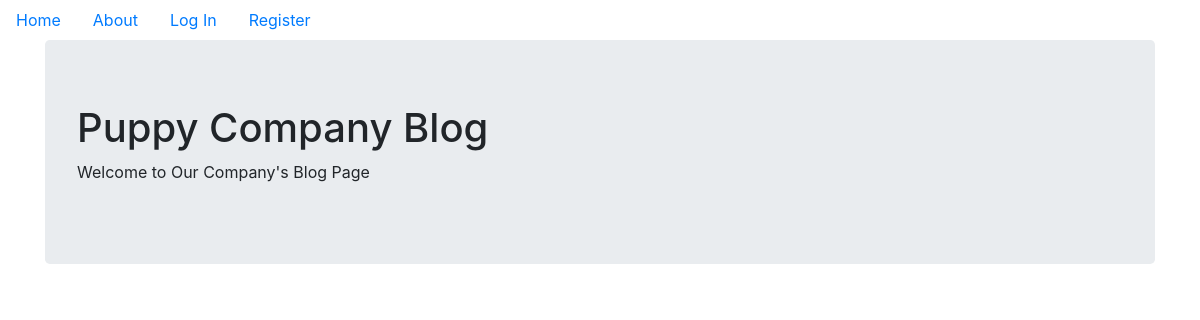
The app's page /, older data.
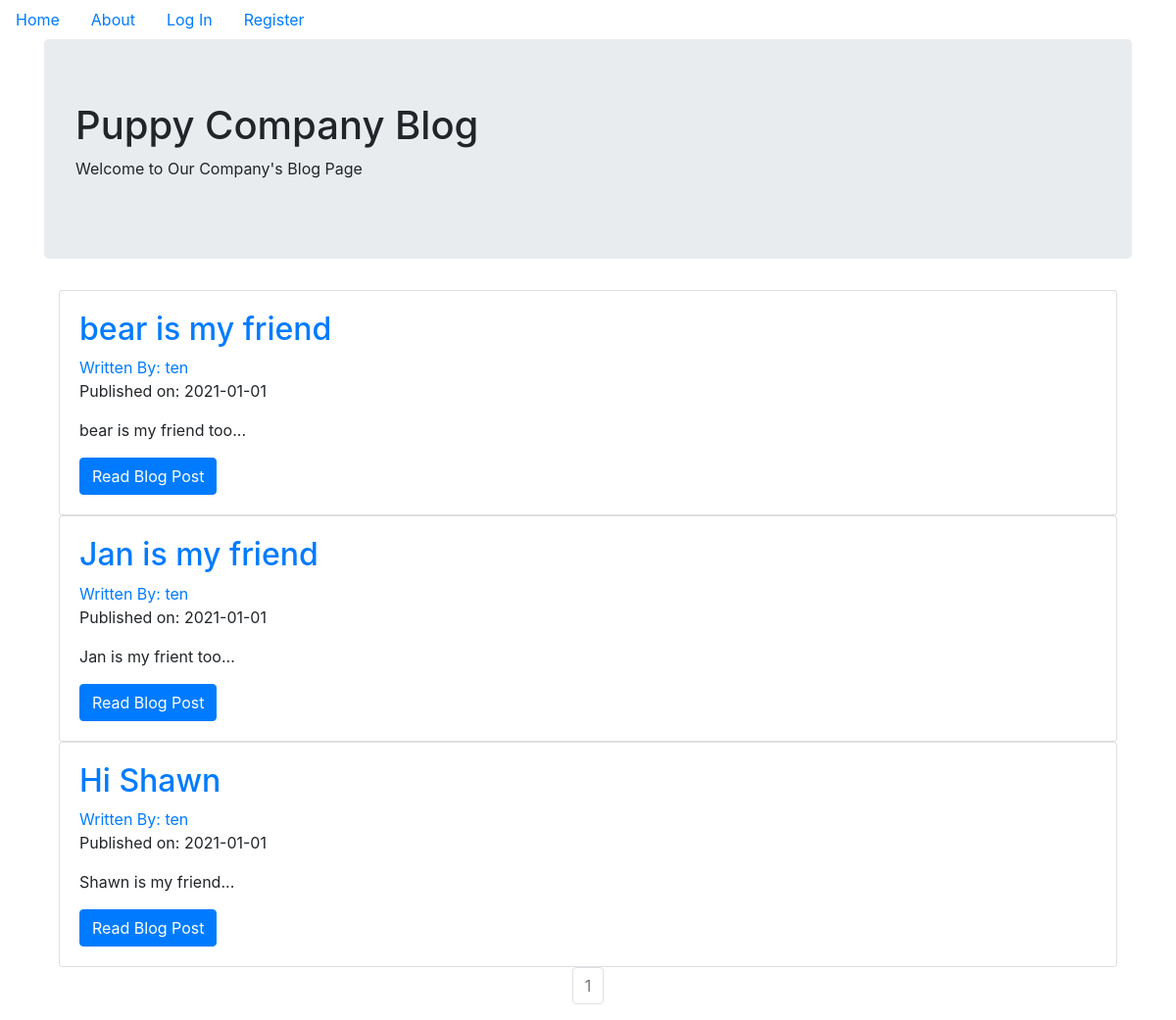
The same page, newer data.
### endofshift/models.py (models this page shows, shortened)
class BlogPost(db.Model):
    users = db.relationship(User)
    id = db.Column(db.Integer,primary_key=True)
    user_id = db.Column(db.Integer,db.ForeignKey('users.id'),nullable=False)
    date = db.Column(db.DateTime,nullable=False,default=datetime.utcnow)
    title = db.Column(db.String(140),nullable=False)
    text = db.Column(db.Text,nullable=False)

class User(db.Model,UserMixin):
    __tablename__= 'users'
    id = db.Column(db.Integer,primary_key=True)
    profile_image = db.Column(db.String(64),nullable=False,default='default_profile.png')
    email = db.Column(db.String(64),unique=True,index=True)
    username = db.Column(db.String(64),unique=True,index=True)
    password_hash = db.Column(db.String(128))
    posts = db.relationship('BlogPost',backref='author',lazy=True)

### endofshift/core/views.py (the view)
@core.route('/')
def index():
    page = request.args.get('page',1,type=int)
    blog_posts = BlogPost.query.order_by(BlogPost.date.desc()).paginate(page=page,per_page=10)
    return render_template('index.html',blog_posts=blog_posts)

### endofshift/templates/index.html (shortened to what this page needs)
{% extends "base.html" %}
{% block content %}
  <div class="jumbotron">
    <h1>Puppy Company Blog</h1>
    <p>Welcome to Our Company's Blog Page</p>
  </div>
  <div class="container">
    {% for post in blog_posts.items %}
    <div class="card" >
      <div class="card-body">
        <h2><a class="card-title" href="  {{ url_for('blog_posts.blog_post', blog_post_id=post.id) }}">{{ post.title }}</a></h2>
        <a href="{{ url_for('users.user_posts', username=post.author.username) }}">Written By: {{ post.author.username }}</a>
        <p>Published on: {{ post.date.strftime('%Y-%m-%d') }}</p>
        <p class="card-text">{{ post.text[:100] }}...</p>
        <a href="{{ url_for('blog_posts.blog_post', blog_post_id=post.id) }}" class="btn btn-primary">Read Blog Post</a>
      </div>
    </div>
   {% endfor %}
   <nav aria-label="Page navigation example">
     <ul class="pagination justify-content-center">
       {% for page_num in blog_posts.iter_pages(left_edge=1, right_edge=1, left_current=1, right_current=2) %}
          {% if blog_posts.page == page_num %}
          <li class="page-item disabled">
            <a class="page-link" href="{{ url_for('core.index', page=page_num) }}">{{ page_num }}</a></li>
          {% else %}
            <li class="page-item"><a class="page-link" href="{{ url_for('core.index', page=page_num) }}">{{ page_num }}</a></li>
          {% endif %}
      {% endfor %}
    </nav>
{% endblock %}

### endofshift/templates/base.html (shortened to what this page needs)
<!DOCTYPE html>
<html lang="en" dir="ltr">
  <head>
    <link rel="stylesheet" href="https://maxcdn.bootstrapcdn.com/bootstrap/4.0.0/css/bootstrap.min.css">
  </head>
  <body>
    <ul class='nav'>
      <li class='nav-link'>
        <a href="{{url_for('core.index')}}">Home</a>
      </li>
      <li class='nav-link'>
        <a href="{{url_for('core.info')}}">About</a>
      </li>
      {% if current_user.is_authenticated %}
      <li class='nav-link'>
        <a href="{{url_for('users.logout')}}">Log Out</a>
      </li>
      <li class='nav-link'>
        <a href="{{url_for('users.account')}}">Account</a>
      </li>
      <li class='nav-link'>
        <a href="{{url_for('blog_posts.create_post')}}">Create Post</a>
      </li>
      {% else %}
      <li class='nav-link'>
        <a href="{{url_for('users.login')}}">Log In</a>
      </li>
      <li class='nav-link'>
        <a href="{{url_for('users.register')}}">Register</a>
      </li>
      {% endif %}
    </ul>
<div class="container">
  {% block content %}
  {% endblock %}
</div>
  </body>
</html>

Row changes from the older to the newer data that the page shows:
added BlogPost: title "bear is my friend", author.username "ten", date "2021-01-01", text "bear is my friend too"
added BlogPost: title "Jan is my friend", author.username "ten", date "2021-01-01", text "Jan is my frient too"
added BlogPost: title "Hi Shawn", author.username "ten", date "2021-01-01", text "Shawn is my friend"
Text that changed along with them:
new list line: "1"
